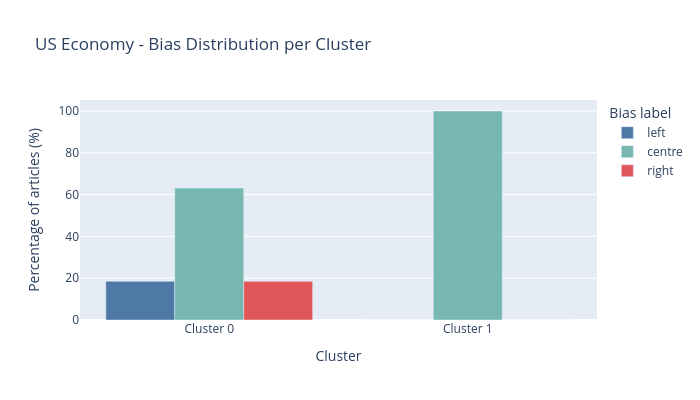

Notebook cell for this chart:
### Code cell
bias_distribution_chart(economy, "US Economy")

### Figure 1 — Plotly figure (JSON) as saved in the notebook; plotly's stock layout.template omitted (floating-point values rounded to 4 significant figures)
{"data": [{"marker": {"color": "#4e79a7"}, "name": "left", "type": "bar", "x": ["Cluster 0", "Cluster 1"], "y": [18.5, 0]}, {"marker": {"color": "#76b7b2"}, "name": "centre", "type": "bar", "x": ["Cluster 0", "Cluster 1"], "y": [63.1, 100]}, {"marker": {"color": "#e15759"}, "name": "right", "type": "bar", "x": ["Cluster 0", "Cluster 1"], "y": [18.5, 0]}], "layout": {"barmode": "group", "height": 400, "legend": {"title": {"text": "Bias label"}}, "title": {"text": "US Economy - Bias Distribution per Cluster"}, "width": 700, "xaxis": {"title": {"text": "Cluster"}}, "yaxis": {"title": {"text": "Percentage of articles (%)"}}}}
